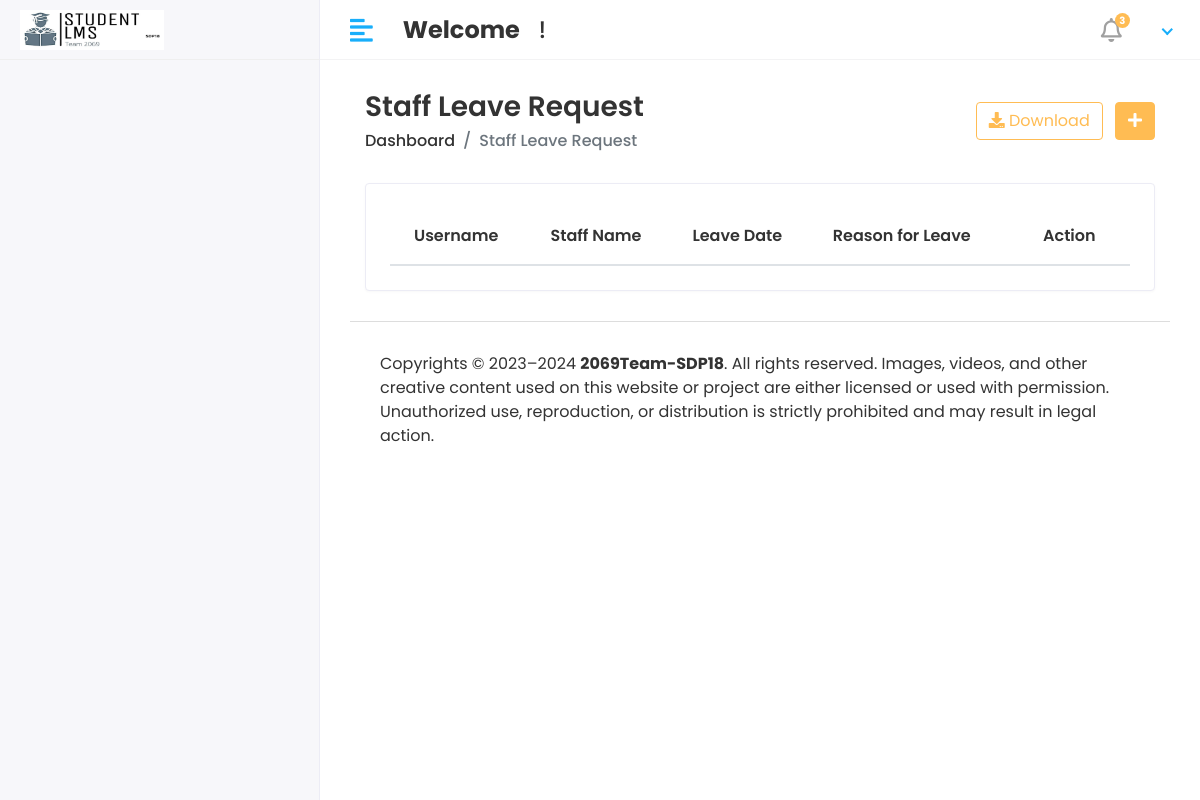
The page /HOD/Staff/Leave_View on the database as committed earlier.
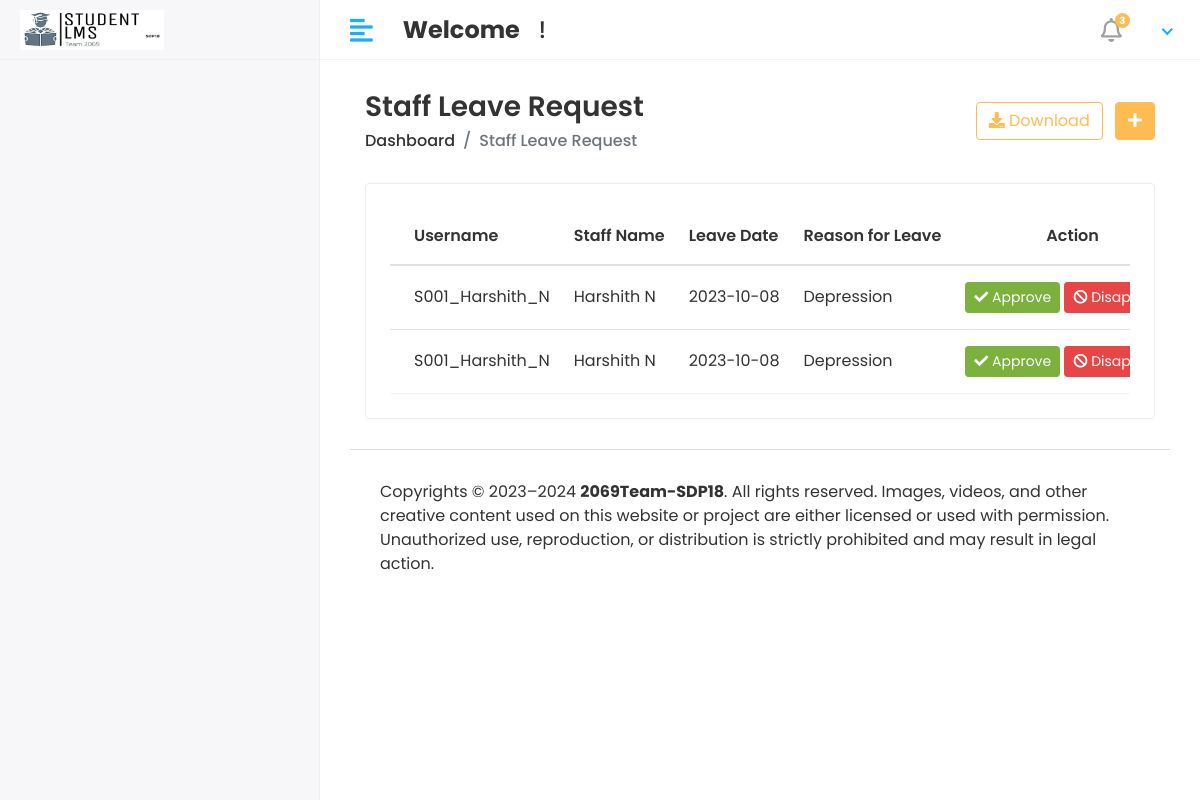
The same page on the database as committed later.
### app/models.py (models this page shows, shortened)
class Staff_Leave(models.Model):
    staff_id = models.ForeignKey(Staff, on_delete = models.CASCADE)
    date = models.CharField(max_length = 50)
    message = models.TextField()
    status = models.IntegerField(default=0)
    created_at = models.DateTimeField(auto_now_add=True)
    updated_at = models.DateTimeField(auto_now_add=True)
    class Meta:
        db_table = 'staff_leave_table'

class Staff(models.Model):
    admin = models.OneToOneField(CustomUser,on_delete=models.CASCADE)
    address = models.TextField()
    gender = models.CharField(max_length=100)
    desgination = models.CharField(max_length=100)
    created_at = models.DateTimeField(auto_now_add=True)
    updated_at = models.DateTimeField(auto_now_add=True)
    class Meta:
        db_table = 'staff_table'

class CustomUser(AbstractUser):
    USER_CHOICES = (
        (1, 'HOD'),
        (2, 'STAFF'),
        (3, 'STUDENT'),
    )
    user_type = models.CharField(choices=USER_CHOICES, max_length=50, default=1)
    profile_pic = models.ImageField(upload_to='media/profile_pics')
    class Meta:
        db_table = 'custom_user_table'

### Studentlearningmanagementsystem/HOD_views.py (the view)
# urls.py: path('HOD/Staff/Leave_View', HOD_views.STAFF_LEAVE_VIEW, name = 'staff_leave_view'),
def STAFF_LEAVE_VIEW(request):
    staff_leave = Staff_Leave.objects.all()
    context = {
        "staff_leave": staff_leave,
    }
    return render(request, 'Hod/staff_leave.html', context)

### templates/HOD/staff_leave.html (shortened to what this page needs)
{% extends 'base.html' %}
{% block content %}
<div class="content container-fluid">
    <div class="page-header">
       <div class="row align-items-center">
          <div class="col">
             <h3 class="page-title">Staff Leave Request</h3>
             <ul class="breadcrumb">
                <li class="breadcrumb-item"><a href="{% url 'HOD_home' %}">Dashboard</a></li>
                <li class="breadcrumb-item active">Staff Leave Request</li>
             </ul>
          </div>
          <div class="col-auto text-right float-right ml-auto">
             <a href="#" class="btn btn-outline-primary mr-2"><i class="fas fa-download"></i> Download</a>
             <a href="{% url 'add_program' %}" class="btn btn-primary"><i class="fas fa-plus"></i></a>
          </div>
       </div>
    </div>
    <div class="row">
       <div class="col-sm-12">
          <div class="card card-table">
             <div class="card-body">
                <div class="table-responsive">
                   <table id='table_id' class="table table-hover table-center mb-0">
                      <thead>
                         <tr>
                            <th>Username</th>
                            <th>Staff Name</th>
                            <th>Leave Date</th>
                            <th>Reason for Leave</th>
                            <th class="text-center">Action</th>
                         </tr>
                      </thead>
                      <tbody>
                        {% for i in staff_leave %}
                         <tr>
                            <td>{{i.staff_id.admin.username}}</td>
                            <td>{{i.staff_id.admin.first_name}}&nbsp;{{i.staff_id.admin.last_name}}</td>
                            <td>{{i.date}}</td>
                            <td>{{i.message}}</td>
                            <td class="text-center">
                               <div class="actions">
                                 {% if i.status == 0 %}
                                 <a herf="#" class="btn btn-success btn-sm"><i class="fa fa-check"></i>
                                    Approve</a>
                                    <a herf="#" class="btn btn-danger btn-sm"><i class="fa fa-ban"></i> Disapprove</a>
                                 {% elif i.status == 1 %}
                                 <button class="btn btn-success btn-sm" disabled="disabled"><i class="fa fa-check"></i> Approved</button>
                                 {% else %}
                                 <button class="btn btn-danger btn-sm" disabled="disabled"><i class="fa fa-ban"></i> Dispproved</button>
                                 {% endif %}
                               </div>
                            </td>
                         </tr>
                         {% endfor %}
                      </tbody>
                   </table>
                </div>
             </div>
          </div>
       </div>
    </div>
 </div>
{% endblock  %}

### templates/base.html (shortened to what this page needs)
<!DOCTYPE html>
<html lang="en">
<head>
    {% load static %}
    <link rel="stylesheet" href="{% static 'assets/plugins/bootstrap/css/bootstrap.min.css' %}">
    <link rel="stylesheet" href="{% static 'assets/plugins/fontawesome/css/fontawesome.min.css' %}">
    <link rel="stylesheet" href="{% static 'assets/plugins/fontawesome/css/all.min.css' %}">
    <link rel="stylesheet" href="{% static 'assets/css/style.css' %}">
    <link rel="stylesheet" href="{% static 'assets/plugins/datatables/datatables.min.css' %}">
</head>
<body>
<div class="main-wrapper">
    {% include 'includes/header.html' %}
    {% include 'includes/sidebar.html' %}
    <div class="page-wrapper">
        <div class="content container-fluid">
            {% block content %}
            {% endblock %}
    {% include 'includes/footer.html' %}
        </div>
</div>
</body>
</html>

### templates/includes/header.html (shortened to what this page needs)
{% load static %}
<div class="header">
    <div class="header-left">
       <a href="index.html" class="logo">
       <img src="{% static 'assets/img/logo3.jpg' %}" alt="Logo">
       </a>
    </div>
    <a href="javascript:void(0);" id="toggle_btn">
    <i class="fas fa-align-left"></i>
    </a>
    <div class="top-nav-search mt-3">
      <h4><strong>Welcome</strong>&nbsp;<span>{{user.first_name}} {{ user.last_name }}&nbsp;!</span></h4>
    </div>
    <ul class="nav user-menu">
       <li class="nav-item dropdown noti-dropdown">
          <a href="#" class="dropdown-toggle nav-link" data-toggle="dropdown">
          <i class="far fa-bell"></i> <span class="badge badge-pill">3</span>
          </a>
       </li>
       <li class="nav-item dropdown has-arrow">
          <a href="#" class="dropdown-toggle nav-link" data-toggle="dropdown">
         </a>
       </li>
    </ul>
 </div>

### templates/includes/sidebar.html (shortened to what this page needs)
{% load active_link_tags %}
{% load static %}
<div class="sidebar" id="sidebar">
    <div class="sidebar-inner slimscroll">
       <div id="sidebar-menu" class="sidebar-menu">
       </div>
    </div>
 </div>

### templates/includes/footer.html
{% load static %}
<footer>
    <p>Copyrights © 2023–2024 <b>2069Team-SDP18</b>. All rights reserved. Images, videos, and other creative content used on this website or project are either licensed or used with permission. Unauthorized use, reproduction, or distribution is strictly prohibited and may result in legal action.</p>
 </footer>

### static/assets/css/style.css (style rules this page uses)
html { height: 100%; }
body { background-color: #fff; color: #333; font-family: 'Poppins', sans-serif; font-size: 1rem; height: 100%; line-height: 1.5; overflow-x: hidden; }
h1, h2, h3, h4, h5, h6 { font-family: 'Poppins', sans-serif; margin-top: 0; }
a { color: #009ce7; }
input, button, a { transition: all 0.4s ease; -moz-transition: all 0.4s ease; -o-transition: all 0.4s ease; -ms-transition: all 0.4s ease; -webkit-transition: all 0.4s ease; }
ul, ol { padding: 0px; list-style: none; }
.table { color: #333; max-width: 100%; margin-bottom: 0; width: 100%; }
.table thead tr th { font-weight: 600; }
.table tbody tr { border-bottom: 1px solid rgba(0, 0, 0, 0.05); }
.table.table-center td, .table.table-center th { vertical-align: middle; }
.card-table .card-body .table > thead > tr > th { border-top: 0; }
.card-table .card-body .table tr td:first-child, .card-table .card-body .table tr th:first-child { padding-left: 1.5rem; }
.card-table .card-body .table tr td:last-child, .card-table .card-body .table tr th:last-child { padding-right: 1.5rem; }
.card-table .table td, .card-table .table th { border-top: 1px solid #e2e5e8; padding: 1rem 0.75rem; white-space: nowrap; }
.btn-primary { background-color: #FFBC53; border: 1px solid #FFBC53; }
.btn-success { background-color: #7bb13c; border: 1px solid #7bb13c }
.btn-danger { background-color: #e84646; border: 1px solid #e84646; }
.btn-outline-primary { color: #FFBC53; border-color: #FFBC53; }
.card { border: 1px solid #ececf5; box-shadow: 0 1px 3px 0 rgba(0, 0, 0, 0.03); margin-bottom: 1.875rem; }
.card-body { padding: 1.5rem; }
.header { background-color: #fff; border-bottom: 1px solid #f3f3f4; left: 0; position: fixed; right: 0; top: 0; z-index: 1001; height: 60px; }
.header .header-left { float: left; height: 60px; padding: 0 20px; position: relative; width: 320px; z-index: 1; transition: all 0.2s ease-in-out; background-color: #f7f7fa; border-bottom: 1px solid #efefef; border-right: 1px solid #ececf5; display: flex; align-items: center; }
.header .header-left .logo { display: inline-block; line-height: 60px; }
.header .header-left .logo img { max-height: 40px; width: auto; }
.header .dropdown-toggle:after { display: none; }
.header .has-arrow .dropdown-toggle:after { border-top: 0; border-left: 0; border-bottom: 2px solid #18aefa; border-right: 2px solid #18aefa; content: ''; height: 8px; display: inline-block; pointer-events: none; -webkit-transform-origin: 66% 66%; -ms-transform-origin: 66% 66%; transform-origin: 66% 66%; -webkit-transform: rotate(45deg); -ms-transform: rotate(45deg); transform: rotate(45deg); -webkit-transition: all 0.15s ease-in-out; transition: all 0.15s ease-in-out; width: 8px; vertical-align: 0px; }
.user-menu { float: right; margin: 0; position: relative; z-index: 99; padding-right: 15px; }
.user-menu.nav > li > a { color: #a0a0a0; font-size: 14px; line-height: 58px; padding: 0 15px; height: 60px; }
.top-nav-search { float: left; margin-left: 15px; }
footer { padding: 1.875rem 1.875rem; border-top: 1px solid #ddd; }
footer p { margin: 0px; }
.sidebar { background-color: #f7f7fa; border-right: 1px solid #ececf5; bottom: 0; left: 0; margin-top: 0; position: fixed; top: 60px; transition: all 0.2s ease-in-out 0s; width: 320px; z-index: 1001; }
.sidebar-inner { height: 100%; min-height: 100%; transition: all 0.2s ease-in-out 0s; }
.sidebar-menu { padding: 15px; }
.main-wrapper { width: 100%; height: 100vh; min-height: 100vh; }
.page-wrapper { margin-left: 320px; padding-top: 60px; position: relative; transition: all 0.4s ease; }
.page-wrapper > .content { padding: 1.875rem 1.875rem 0; }
.page-header { margin-bottom: 1.875rem; }
.page-header .breadcrumb { background-color: transparent; color: #6c757d; font-size: 1rem; font-weight: 500; margin-bottom: 0; padding: 0; }
.page-header .breadcrumb a { color: #333; }
.page-title { font-size: 28px; font-weight: 600; color: #333; margin-bottom: 5px; }
.user-menu.nav > li > a .badge { background-color: #FFBC53; display: block; font-size: 10px; font-weight: bold; height: 15px; width: 15px; position: absolute; right: 7px; top: 13px; color: #fff; padding: 3px; }
.user-menu.nav > li > a > i { font-size: 1.5rem; line-height: 60px; }
@media (min-width: 992px) { #toggle_btn { align-items: center; color: #18aefa; display: inline-flex; float: left; font-size: 26px; height: 60px; justify-content: center; margin-left: 15px; padding: 0 15px; } }

Rows that differ between the two databases and show on the page:
added Staff_Leave: staff_id.admin.username "S001_Harshith_N", staff_id.admin.first_name "Harshith", staff_id.admin.last_name "N", date "2023-10-08", message "Depression", status 0 (drawn)
added Staff_Leave: staff_id.admin.username "S001_Harshith_N", staff_id.admin.first_name "Harshith", staff_id.admin.last_name "N", date "2023-10-08", message "Depression", status 0 (drawn)
